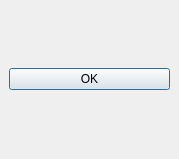
<ui version="4.0" >
 <class>mjSelect</class>
 <widget class="QDialog" name="mjSelect" >
  <property name="geometry" >
   <rect>
    <x>0</x>
    <y>0</y>
    <width>179</width>
    <height>159</height>
   </rect>
  </property>
  <property name="windowTitle" >
   <string>Select</string>
  </property>
  <layout class="QVBoxLayout" >
   <property name="margin" >
    <number>9</number>
   </property>
   <property name="spacing" >
    <number>6</number>
   </property>
   <item>
    <layout class="QVBoxLayout" >
     <property name="margin" >
      <number>0</number>
     </property>
     <property name="spacing" >
      <number>6</number>
     </property>
    </layout>
   </item>
   <item>
    <widget class="QPushButton" name="okButton" >
     <property name="text" >
      <string>OK</string>
     </property>
    </widget>
   </item>
  </layout>
 </widget>
 <resources/>
 <connections>
  <connection>
   <sender>okButton</sender>
   <signal>clicked()</signal>
   <receiver>mjSelect</receiver>
   <slot>accept()</slot>
   <hints>
    <hint type="sourcelabel" >
     <x>134</x>
     <y>193</y>
    </hint>
    <hint type="destinationlabel" >
     <x>134</x>
     <y>156</y>
    </hint>
   </hints>
  </connection>
 </connections>
</ui>
